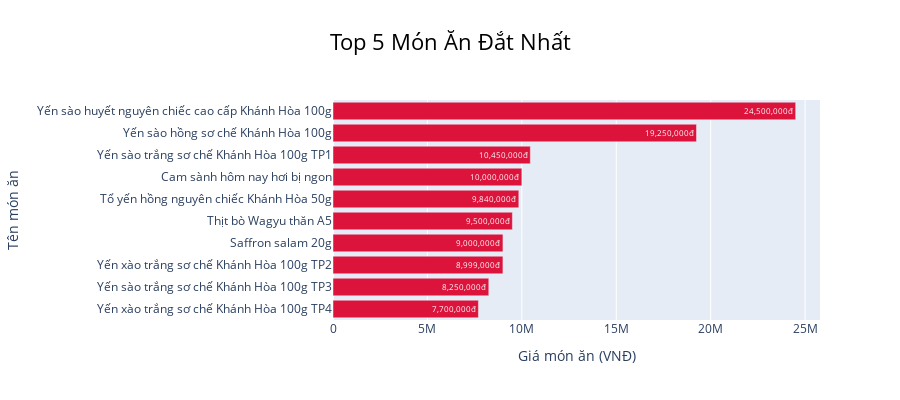

Write notebook code for a chart like this one.
### Code cell
import plotly.express as px

# Đọc dữ liệu đã lọc sạch
items_df = pd.read_csv("items_cleaned.csv")

# Lấy Top 5 món đắt nhất
top10_expensive = items_df.sort_values(by="Dish_Price", ascending=False).head(10)

# Vẽ biểu đồ thanh ngang
fig = px.bar(
    top10_expensive[::-1],  # đảo ngược để món đắt nhất nằm trên cùng
    x="Dish_Price",
    y="Dish_Name",
    orientation="h",
    text="Dish_Price",
    title="Top 5 Món Ăn Đắt Nhất",
    labels={"Dish_Price": "Giá (VNĐ)", "Dish_Name": "Tên Món"}
)

# Tuỳ chỉnh hiển thị
fig.update_traces(
    texttemplate='%{text:,.0f}đ',
    hovertemplate='Món: %{y}<br>Giá: %{x:,.0f}đ',
    marker_color='crimson'
)

fig.update_layout(
    title_font=dict(size=22, color='black'),
    title_x=0.5,
    height=400,
    xaxis_title="Giá món ăn (VNĐ)",
    yaxis_title="Tên món ăn"
)

fig.show()

### Figure 1 — Plotly figure (JSON) as saved in the notebook; plotly's stock layout.template omitted (floating-point values rounded to 4 significant figures)
{"data": [{"alignmentgroup": "True", "hovertemplate": "Món: %{y}<br>Giá: %{x:,.0f}đ", "legendgroup": "", "marker": {"color": "crimson", "pattern": {"shape": ""}}, "name": "", "offsetgroup": "", "orientation": "h", "showlegend": false, "text": [7700000, 8250000, 8999000, 9000000, 9500000, 9840000, 10000000, 10450000, 19250000, 24500000], "textposition": "auto", "texttemplate": "%{text:,.0f}đ", "type": "bar", "x": [7700000, 8250000, 8999000, 9000000, 9500000, 9840000, 10000000, 10450000, 19250000, 24500000], "xaxis": "x", "y": ["Yến xào trắng sơ chế Khánh Hòa 100g TP4", "Yến sào trắng sơ chế Khánh Hòa 100g TP3", "Yến xào trắng sơ chế Khánh Hòa 100g TP2", "Saffron salam 20g", "Thịt bò Wagyu thăn A5", "Tổ yến hồng nguyên chiếc Khánh Hòa 50g", "Cam sành hôm nay hơi bị ngon", "Yến sào trắng sơ chế Khánh Hòa 100g TP1", "Yến sào hồng sơ chế Khánh Hòa 100g", "Yến sào huyết nguyên chiếc cao cấp Khánh Hòa 100g"], "yaxis": "y"}], "layout": {"barmode": "relative", "height": 400, "legend": {"tracegroupgap": 0}, "title": {"font": {"color": "black", "size": 22}, "text": "Top 5 Món Ăn Đắt Nhất", "x": 0.5}, "xaxis": {"anchor": "y", "domain": [0, 1], "title": {"text": "Giá món ăn (VNĐ)"}}, "yaxis": {"anchor": "x", "domain": [0, 1], "title": {"text": "Tên món ăn"}}}}
